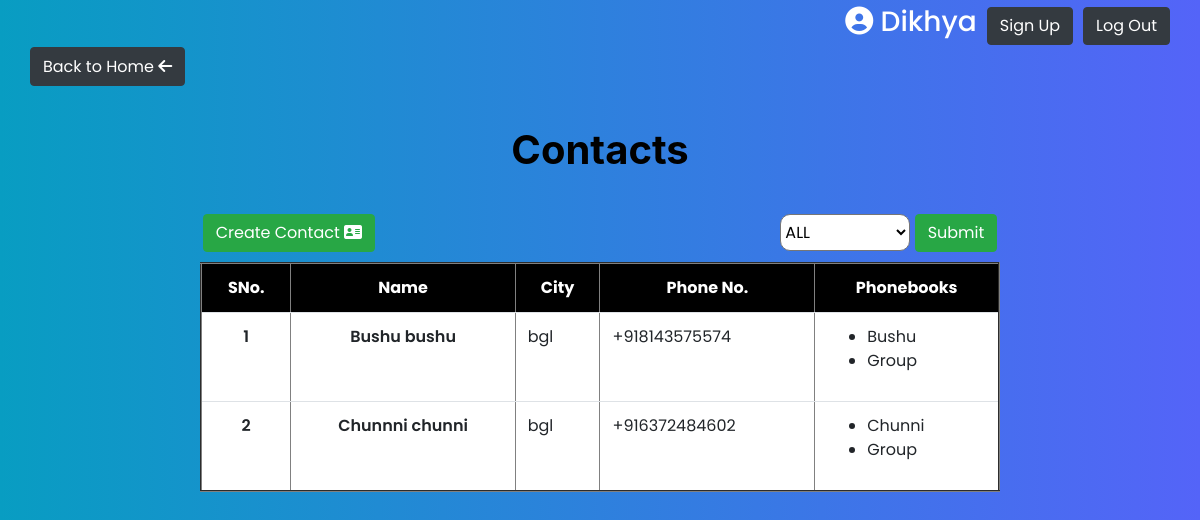
Screenshot of /contacts/ (signed in) with the database file from the repository.
### contacts/models.py (models this page shows, shortened)
class Contact(models.Model):
    first_name = models.CharField(max_length=100)
    last_name = models.CharField(max_length=100)
    city = models.CharField(max_length=100)
    phone_number = models.CharField(max_length=15)
    phonebooks = models.ManyToManyField(Phonebook, related_name='contacts')

class Phonebook(models.Model):
    name = models.CharField(max_length=100)
    user = models.ForeignKey(User, on_delete=models.CASCADE)

### contacts/views.py (the view)
# urls.py: path('contacts/', views.contact_list, name='contact_list'),
def contact_list(request):
    if request.user.is_authenticated:
        phonebooks=Phonebook.objects.filter(user=request.user)
        contacts = Contact.objects.filter(phonebooks__user=request.user).distinct()
        phid=request.GET.get('phid')
        if(phid and phid!='all'):
            phonebook = get_object_or_404(Phonebook, pk=phid)
            contacts = phonebook.contacts.all()
        return render(request, 'contact_list.html', {'contacts': contacts,'user':request.user,'phonebooks':phonebooks})
    else:
        return redirect('login')

### templates/contact_list.html (shortened to what this page needs)
{% extends 'base.html' %}
{% block content %}
<button class="btn btn-dark back_btn"><a href="/phonebooks/">Back to Home <i class="fa fa-arrow-left" aria-hidden="true"></i></a></button>
<h1 class="sub_head">Contacts</h1>
<div class="contact_create">
    <button class="btn btn-success create_cont"><a class="text-white" href="/contacts/create/">Create Contact <i class="fa fa-address-card"></i> </a></button>
    <form method="GET" >
        <select name="phid" class="all">
            <option  value="all"> ALL </option>
        </select>
        <input class="btn btn-success" type="submit">
    </form>
</div>
<main class="list_cont">
    <div class="table-responsive-md responsive">
        <table class="table"  border="2">
            <tr class="first_head">
                <th> SNo. </th>
                <th>Name</th>
                <th>City</th>
                <th>Phone No.</th>
                <th>Phonebooks</th>
            </tr>
            {% for contact in contacts %}
            <tr>
                <td class="fullname">
                    {{forloop.counter}}
                </td>
                <td class="fullname">
                    {{ contact.first_name }} {{ contact.last_name }}
                </td>
                <td  class="content">
                    {{ contact.city }}
                </td>
                <td class="content"> {{ contact.phone_number }}</td>
                <td class="content">
                    <ul>
                        {% for phonebook in contact.phonebooks.all %}
                            <li>{{ phonebook.name }}</li>
                        {% endfor %}
                    </ul>
                </td>
            </tr>
            {%empty%}
                <h4 style="color: red;">Your contact list is empty.Please create using above button.</h4>
            {% endfor %}
        </table>
        <br><br><br>
    </div>
</main>
{% endblock %}

### templates/base.html (shortened to what this page needs)
<!DOCTYPE html>
<html lang="en">
<head>
    <link rel="stylesheet" href="/static/css/main.css">
    <link rel="stylesheet" href="https://cdn.jsdelivr.net/npm/bootstrap@4.1.3/dist/css/bootstrap.min.css">
</head>
<body>
  <div class="btn_right"><h3><i class='fas fa-user-circle'></i> {{user}}</h3><button class="btn btn-dark"><a class="text-white" href="/signup/">Sign Up</a></button> <button  class="btn btn-dark"><a class="text-white" href="/logout/">Log Out</a></button></div>
    {% block content %}
    {% endblock %}
</body>
</html>

### static/css/main.css (style rules this page uses)
* { font-family: "Poppins", sans-serif; }
body { background-image: linear-gradient(to right, #089dc2 0%, #5464f8 100%); height: 100vh; }
.btn_right>h3 { color: white; }
.btn-danger>a,.btn-primary>a,.btn-success>a ,.btn-dark>a,.btn-secondary>a,.btn-warning>a { color: white; text-decoration: none; }
.table { text-align: left; }
.table-responsive-md { margin-top: 30px; }
.btn_right { margin-top: 5px; display: flex; gap: 10px; justify-content:end; margin-right: 30px; align-items: center; }
.sub_head { text-align: center; color:black; font-weight: 700; margin: 40px 0px; }
.responsive { margin: 0px 200px; }
.first_head { text-align: center; color: white; background-color: black; }
.fullname { font-weight: 600; text-align: center; background-color: white; }
.content { background-color: white; }
.back_btn { margin-left: 30px; }
.contact_create { display: flex; justify-content: space-around; align-items: center; margin-bottom: 10px; }
.all { background-color: white; color: black; border-radius: 10px; padding: 5px 50px 5px 0px; }

### rows the page displays
Contact: first_name "Bushu", last_name "bushu", city "bgl", phone_number "+918143575574"
Phonebook: name "Bushu"
Phonebook: name "Group"
Contact: first_name "Chunnni", last_name "chunni", city "bgl", phone_number "+916372484602"
Phonebook: name "Chunni"

### other values shown
{{ user }} "Dikhya"
